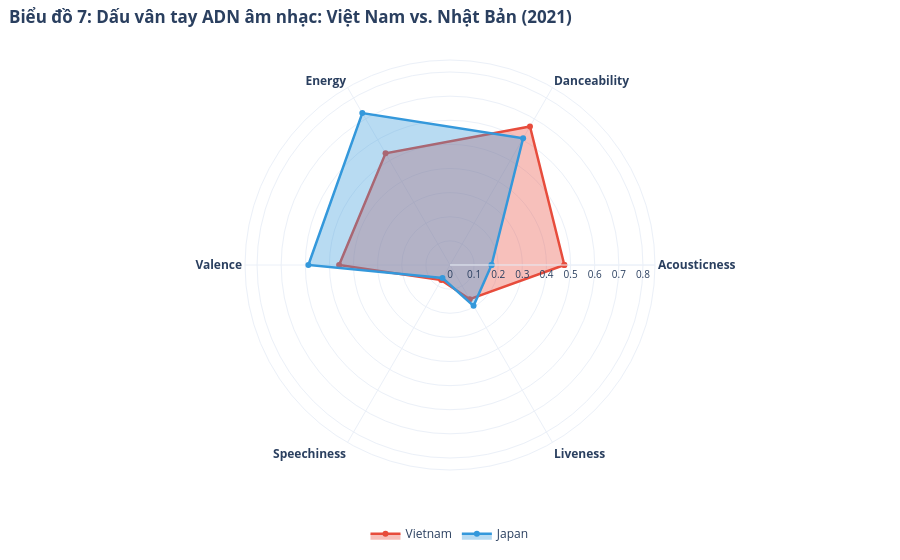

This figure's notebook cell:
### Markdown cell above
## Biểu đồ 7: Dấu vân tay ADN âm nhạc: Việt Nam vs. Nhật Bản

### Code cell
df_2021 = df_country_year[df_country_year['year'] == 2021].set_index('chart_country')

features = ['acousticness_mean', 'danceability_mean', 'energy_mean', 'valence_mean', 'speechiness_mean', 'liveness_mean']
categories = ['<b>Acousticness</b>', '<b>Danceability</b>', '<b>Energy</b>', '<b>Valence</b>', '<b>Speechiness</b>', '<b>Liveness</b>']
cat_closed = categories + [categories[0]]

v_vn = df_2021.loc['Vietnam', features].tolist() + [df_2021.loc['Vietnam', features[0]]]
v_jp = df_2021.loc['Japan', features].tolist() + [df_2021.loc['Japan', features[0]]]

fig = go.Figure()

fig.add_trace(go.Scatterpolar(
    r=v_vn,
    theta=cat_closed,
    fill='toself',
    name='Vietnam',
    fillcolor='rgba(231, 76, 60, 0.35)',
    line=dict(color='#E74C3C', width=2.5),
    hovertemplate='%{theta}: %{r:.3f}<extra></extra>'
))

fig.add_trace(go.Scatterpolar(
    r=v_jp,
    theta=cat_closed,
    fill='toself',
    name='Japan',
    fillcolor='rgba(52, 152, 219, 0.35)',
    line=dict(color='#3498DB', width=2.5),
    hovertemplate='%{theta}: %{r:.3f}<extra></extra>'
))

fig.update_layout(
    polar=dict(
        radialaxis=dict(visible=True, range=[0, 0.85], tickfont=dict(size=10)),
        angularaxis=dict(tickfont=dict(size=12))
    ),
    title=dict(text='<b>Biểu đồ 7: Dấu vân tay ADN âm nhạc: Việt Nam vs. Nhật Bản (2021)</b>', x=0.01, y=0.98),
    height=560,
    template='plotly_white',
    legend=dict(
        orientation='h',
        yanchor='top',
        y=-0.12,
        xanchor='center',
        x=0.5,
        font=dict(size=12)
    ),
    margin=dict(l=60, r=60, t=60, b=70)
)

fig.show()

### Figure 1 — Plotly figure (JSON) as saved in the notebook; plotly's stock layout.template omitted (floating-point values rounded to 4 significant figures)
{"data": [{"fill": "toself", "fillcolor": "rgba(231, 76, 60, 0.35)", "hovertemplate": "%{theta}: %{r:.3f}<extra></extra>", "line": {"color": "#E74C3C", "width": 2.5}, "name": "Vietnam", "r": [0.4741, 0.6632, 0.5345, 0.4598, 0.07231, 0.1638, 0.4741], "theta": ["<b>Acousticness</b>", "<b>Danceability</b>", "<b>Energy</b>", "<b>Valence</b>", "<b>Speechiness</b>", "<b>Liveness</b>", "<b>Acousticness</b>"], "type": "scatterpolar"}, {"fill": "toself", "fillcolor": "rgba(52, 152, 219, 0.35)", "hovertemplate": "%{theta}: %{r:.3f}<extra></extra>", "line": {"color": "#3498DB", "width": 2.5}, "name": "Japan", "r": [0.1723, 0.6064, 0.7273, 0.5872, 0.06248, 0.1955, 0.1723], "theta": ["<b>Acousticness</b>", "<b>Danceability</b>", "<b>Energy</b>", "<b>Valence</b>", "<b>Speechiness</b>", "<b>Liveness</b>", "<b>Acousticness</b>"], "type": "scatterpolar"}], "layout": {"height": 560, "legend": {"font": {"size": 12}, "orientation": "h", "x": 0.5, "xanchor": "center", "y": -0.12, "yanchor": "top"}, "margin": {"b": 70, "l": 60, "r": 60, "t": 60}, "polar": {"angularaxis": {"tickfont": {"size": 12}}, "radialaxis": {"range": [0, 0.85], "tickfont": {"size": 10}, "visible": true}}, "title": {"text": "<b>Biểu đồ 7: Dấu vân tay ADN âm nhạc: Việt Nam vs. Nhật Bản (2021)</b>", "x": 0.01, "y": 0.98}}}
